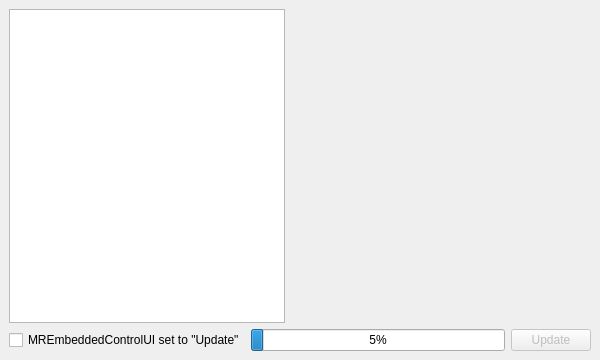
<?xml version="1.0" encoding="UTF-8"?>
<ui version="4.0">
 <class>UpdateWindow</class>
 <widget class="QMainWindow" name="UpdateWindow">
  <property name="geometry">
   <rect>
    <x>0</x>
    <y>0</y>
    <width>600</width>
    <height>360</height>
   </rect>
  </property>
  <property name="windowTitle">
   <string>Yarra - Version Update</string>
  </property>
  <widget class="QWidget" name="updateTab">
   <property name="sizePolicy">
    <sizepolicy hsizetype="Expanding" vsizetype="Expanding">
     <horstretch>1</horstretch>
     <verstretch>1</verstretch>
    </sizepolicy>
   </property>
   <layout class="QGridLayout" name="gridLayout">
    <item row="0" column="0">
     <layout class="QVBoxLayout" name="verticalLayout">
      <item>
       <layout class="QHBoxLayout" name="horizontalLayout" stretch="1,1">
        <property name="sizeConstraint">
         <enum>QLayout::SetDefaultConstraint</enum>
        </property>
        <item>
         <widget class="QListWidget" name="updateVersionsWidget"/>
        </item>
        <item>
         <widget class="QLabel" name="updateVersionInfoDisplay">
          <property name="minimumSize">
           <size>
            <width>300</width>
            <height>0</height>
           </size>
          </property>
          <property name="text">
           <string/>
          </property>
          <property name="scaledContents">
           <bool>false</bool>
          </property>
          <property name="alignment">
           <set>Qt::AlignLeading|Qt::AlignLeft|Qt::AlignTop</set>
          </property>
          <property name="wordWrap">
           <bool>true</bool>
          </property>
          <property name="openExternalLinks">
           <bool>false</bool>
          </property>
         </widget>
        </item>
       </layout>
      </item>
      <item>
       <layout class="QHBoxLayout" name="horizontalLayout_2">
        <item>
         <widget class="QCheckBox" name="updateModeSet">
          <property name="text">
           <string>MREmbeddedControlUI set to &quot;Update&quot;</string>
          </property>
         </widget>
        </item>
        <item>
         <widget class="QProgressBar" name="updateProgressBar">
          <property name="enabled">
           <bool>true</bool>
          </property>
          <property name="minimumSize">
           <size>
            <width>0</width>
            <height>12</height>
           </size>
          </property>
          <property name="cursor">
           <cursorShape>UpArrowCursor</cursorShape>
          </property>
          <property name="maximum">
           <number>100</number>
          </property>
          <property name="value">
           <number>5</number>
          </property>
          <property name="textVisible">
           <bool>true</bool>
          </property>
          <property name="orientation">
           <enum>Qt::Horizontal</enum>
          </property>
          <property name="invertedAppearance">
           <bool>false</bool>
          </property>
         </widget>
        </item>
        <item>
         <widget class="QPushButton" name="doUpdateButton">
          <property name="enabled">
           <bool>false</bool>
          </property>
          <property name="text">
           <string>Update</string>
          </property>
          <property name="checkable">
           <bool>false</bool>
          </property>
          <property name="autoDefault">
           <bool>false</bool>
          </property>
          <property name="default">
           <bool>false</bool>
          </property>
          <property name="flat">
           <bool>false</bool>
          </property>
         </widget>
        </item>
       </layout>
      </item>
     </layout>
    </item>
   </layout>
  </widget>
  <widget class="QMenuBar" name="menubar">
   <property name="geometry">
    <rect>
     <x>0</x>
     <y>0</y>
     <width>600</width>
     <height>26</height>
    </rect>
   </property>
   <property name="nativeMenuBar">
    <bool>true</bool>
   </property>
  </widget>
 </widget>
 <resources/>
 <connections/>
</ui>
